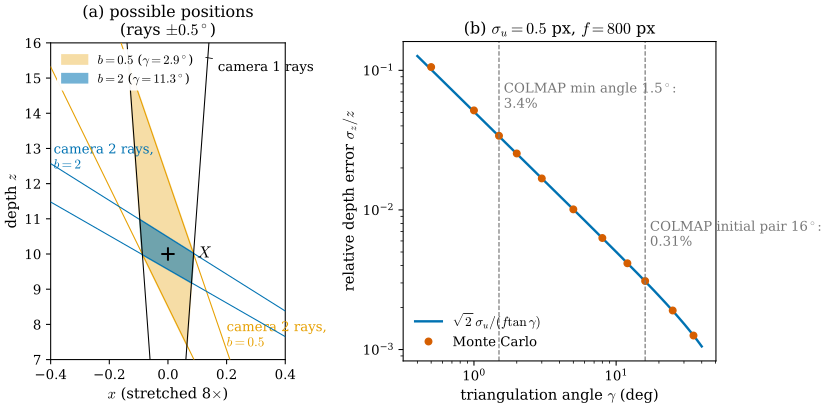

Source code (Python):
"""Figure 27.3.4: a short baseline makes depth unstable (Section 27.3).

Fronto-parallel stereo in the top view (x, z): camera 1 at (0, 0), camera 2 at (b, 0), both looking along +z, point X at
(0, 10).
(a) Each camera's ray to X with an angular uncertainty of +-0.5 deg (exaggerated; about 7 px at f = 800); the intersection
    of the two wedges is the region of possible positions. Blue: b = 2 (triangulation angle 11.3 deg); orange: b = 0.5
    (2.9 deg). Both drawn on the same axes; the x axis is stretched about 8 times relative to z (aspect 0.12).
(b) Relative depth error sigma_z / z as a function of the triangulation angle gamma (log-log): Monte Carlo (dots, 20000
    samples each, pixel noise sigma_u = 0.5 px in both images, f = 800 px, z = 10) and the first-order formula
    sqrt(2) sigma_u / (f tan gamma) (line). Gray lines: COLMAP's default min triangulation angle 1.5 deg and the
    minimum angle for the initial pair, 16 deg.
Self-checks: the region for b = 0.5 is more than 3.5 times longer along z than for b = 2 (ratio 4.4); Monte Carlo
agrees with the formula within 5%.

Run from the project root: ``PYTHONPATH=tools python3 chapters/27-cameras-rays/figures/fig-27-3-4-baseline-depth.py``
"""

import os

os.environ.setdefault("OMP_NUM_THREADS", "4")
os.environ.setdefault("OPENBLAS_NUM_THREADS", "4")

import dgfig

dgfig.setup()

import matplotlib.pyplot as plt
import numpy as np
from matplotlib.patches import Polygon

C = dgfig.COLORS
rng = np.random.default_rng(2733)
Z = 10.0
DELTA = np.radians(0.5)


def line_through(c, ang):
    # direction from camera center c (on z = 0) making angle ang with +z, measured toward +x
    return c, np.array([np.sin(ang), np.cos(ang)])


def intersect(c1, d1, c2, d2):
    A = np.column_stack([d1, -d2])
    s = np.linalg.solve(A, c2 - c1)
    return c1 + s[0] * d1


def region(b):
    c1, c2 = np.array([0.0, 0]), np.array([b, 0.0])
    a1 = 0.0
    a2 = np.arctan2(-b, Z)
    pts = []
    for e1, e2 in ((-1, -1), (1, -1), (1, 1), (-1, 1)):
        _, d1 = line_through(c1, a1 + e1 * DELTA)
        _, d2 = line_through(c2, a2 + e2 * DELTA)
        pts.append(intersect(c1, d1, c2, d2))
    return np.array(pts), c1, c2, a1, a2


fig, (ax, bx) = plt.subplots(1, 2, figsize=(8.8, 4.6), gridspec_kw=dict(width_ratios=[0.9, 1.2]))
ext = {}
# orange (b = 0.5) first, blue (b = 2) on top so that the small blue region stays visible
for b, col, lab, alpha, z in ((0.5, C["accent"], r"$b=0.5$ ($\gamma=2.9^\circ$)", 0.35, 2),
                              (2.0, C["tangent"], r"$b=2$ ($\gamma=11.3^\circ$)", 0.55, 3)):
    poly, c1, c2, a1, a2 = region(b)
    ext[b] = np.ptp(poly[:, 1])
    ax.add_patch(Polygon(poly, closed=True, facecolor=col, alpha=alpha, edgecolor=col, lw=1.4, label=lab, zorder=z))
    for e in (-1, 1):                     # camera 2's two rays (+-0.5 deg), in the color of its baseline
        _, d = line_through(c2, a2 + e * DELTA)
        p0, p1 = c2 + 6.5 * d / d[1], c2 + 16.5 * d / d[1]
        ax.plot([p0[0], p1[0]], [p0[1], p1[1]], color=col, lw=0.8, zorder=4)
for e in (-1, 1):                         # camera 1's two rays: the same in both cases (black)
    _, d = line_through(np.zeros(2), e * DELTA)
    p0, p1 = 6.5 * d / d[1], 16.5 * d / d[1]
    ax.plot([p0[0], p1[0]], [p0[1], p1[1]], color="k", lw=0.8, zorder=4)
assert ext[0.5] / ext[2.0] > 3.5
ax.plot(0, Z, "k+", ms=10, mew=1.5, zorder=6)
ax.text(0.1, Z - 0.1, r"$X$", fontsize=12, zorder=6)
ax.annotate("camera 1 rays", xy=(0.12, 15.6), xytext=(0.17, 15.2), fontsize=10, ha="left",
            arrowprops=dict(arrowstyle="-", color="k", lw=0.6))
ax.text(-0.39, 12.35, "camera 2 rays,\n$b=2$", fontsize=10, color=C["tangent"], va="bottom")
ax.text(0.2, 7.3, "camera 2 rays,\n$b=0.5$", fontsize=10, color=C["accent"], va="bottom")
ax.set_xlim(-0.4, 0.4)
ax.set_ylim(7.0, 16.0)
ax.set_aspect(0.12)
ax.set_xlabel(r"$x$ (stretched 8$\times$)")
ax.set_ylabel(r"depth $z$")
ax.legend(loc="upper left", fontsize=9.5, frameon=True, framealpha=0.95, edgecolor="none")
ax.set_title("(a) possible positions\n(rays $\\pm 0.5^\\circ$)", fontsize=12)

f_, su = 800.0, 0.5
gam = np.radians(np.array([0.5, 1, 1.5, 2, 3, 5, 8, 12, 16, 25, 35]))
mc = []
for g in gam:
    b = Z * np.tan(g)
    d = f_ * b / Z
    dn = d + rng.normal(scale=su, size=20000) - rng.normal(scale=su, size=20000)
    mc.append(np.std(f_ * b / dn) / Z)
mc = np.array(mc)
form = np.sqrt(2) * su / (f_ * np.tan(gam))
assert np.all(np.abs(mc / form - 1) < 0.05), mc / form
gg = np.radians(np.logspace(np.log10(0.4), np.log10(40), 200))
bx.loglog(np.degrees(gg), np.sqrt(2) * su / (f_ * np.tan(gg)), color=C["tangent"], lw=1.8,
          label=r"$\sqrt{2}\,\sigma_u/(f\tan\gamma)$")
bx.loglog(np.degrees(gam), mc, "o", color=C["normal"], ms=5, label="Monte Carlo")
for gdeg, txt in ((1.5, "COLMAP min angle 1.5$^\\circ$:\n3.4%"), (16, "COLMAP initial pair 16$^\\circ$:\n0.31%")):
    bx.axvline(gdeg, color=C["aux"], lw=0.9, ls="--")
    yv = np.sqrt(2) * su / (f_ * np.tan(np.radians(gdeg)))
    bx.text(gdeg * 1.08, yv * (1.6 if gdeg < 5 else 1.8), txt, fontsize=10, color=C["aux"])
bx.set_xlabel(r"triangulation angle $\gamma$ (deg)")
bx.set_ylabel(r"relative depth error $\sigma_z/z$")
bx.legend(loc="lower left", fontsize=10, frameon=False)
bx.set_title(r"(b) $\sigma_u=0.5$ px, $f=800$ px", fontsize=12)
fig.tight_layout()
dgfig.save(fig, __file__)
print("extent ratio", ext[0.5] / ext[2.0], "mc/form", np.round(mc / form, 3))
